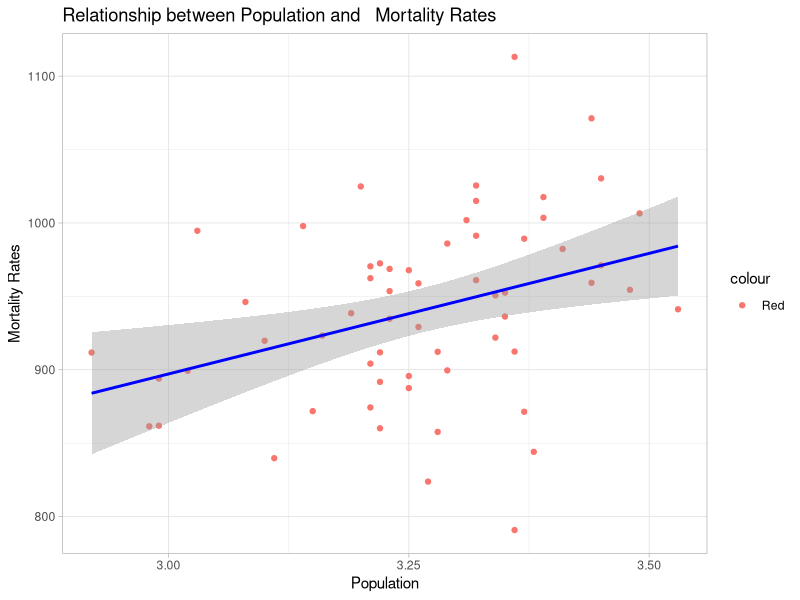
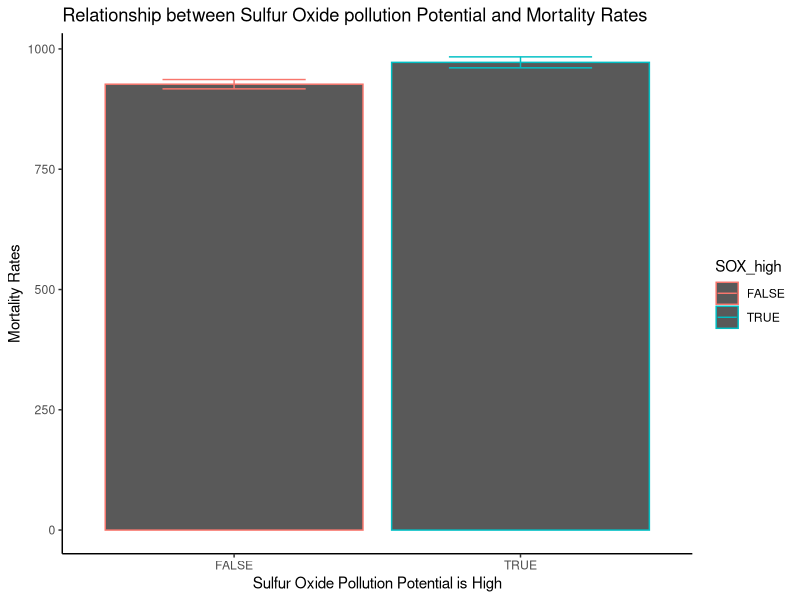
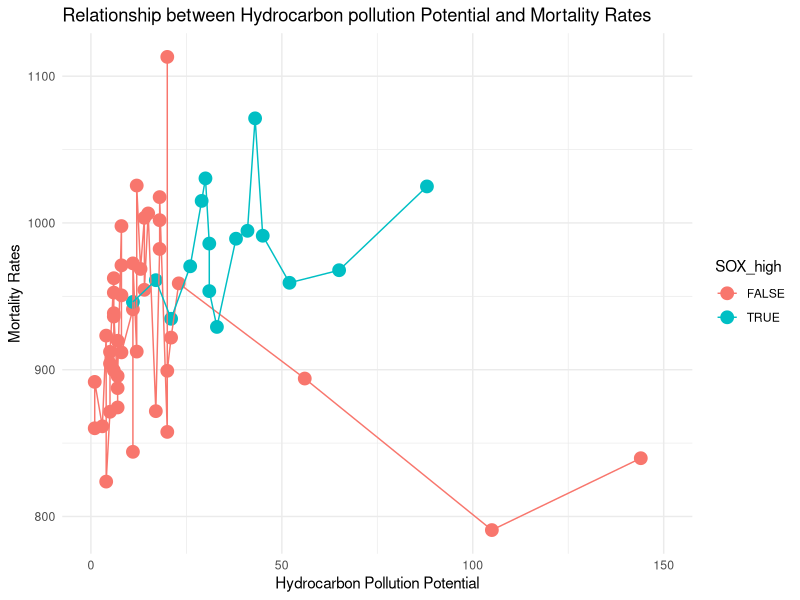

Source code (R) for these figures, in order:
## ---- chunk 1
knitr::opts_chunk$set(echo = TRUE, eval = TRUE, fig.align = "center", warning = F, message = F,
tidy=TRUE, tidy.opts=list(width.cutoff=60), R.options=list(max.print=100))
## ---- chunk 2
library(readr)
Air_Quality <- read_csv("Air_Quality.csv")
read_csv("Air_Quality.csv")

library(readr)
Dataset_2 <- read_csv("Dataset_2.csv")
read_csv("Dataset_2.csv")

## ---- chunk 3
library(dplyr)
library(tidyverse)
Dataset_3 <- Dataset_2 %>% pivot_longer(1:3, names_to = "category", 
    values_to = "count")
Dataset_4 <- Dataset_3 %>% group_by(category) %>% mutate(row = row_number()) %>% 
    tidyr::pivot_wider(names_from = "category", values_from = "count") %>% 
    select(-row)
Dataset_3
Dataset_4
## ---- chunk 4
Air_Quality %>% full_join(Dataset_2, by = "City #")
Fullset <- Air_Quality %>% full_join(Dataset_2, by = "City #")
## ---- chunk 5
#1
Fullset %>% filter(SOX>60) %>% summarize(mean(MORT))
Fullset %>% filter(SOX<60) %>% summarize(mean(MORT))
#2
Fullset %>% group_by(POPN) %>% summarize(NOX) %>% arrange(desc(NOX))
#3
Fullset %>% select( "Population in Millions" =POPN,"mortality Per 100,000 population"=MORT)
#4 
Fullset %>% mutate("Pop Adjusted Mortality"=(POPN/0.1)*MORT)
#5
Fullset %>% distinct(NOX) %>% summarize(sum(str_length(NOX)>2))

#6 (summary statistics -- first had to create new categorical variable)
Fullset_categorical <- Fullset %>% mutate(SOX_high = case_when(SOX>60~TRUE,SOX<60~FALSE))

MedAbsDev <- function(x) median(abs(x - median(x)))

Fullset_categorical %>% group_by(SOX_high) %>% summarize(mean(HC),median(HC), sd(HC), n(), n_distinct(HC), var(HC), min(HC), max(HC), quantile(HC), MedAbsDev(HC))

Fullset_categorical %>% group_by(SOX_high) %>% summarize(mean(NOX),median(NOX), sd(NOX), n(), n_distinct(NOX), var(NOX), min(NOX), max(NOX), quantile(NOX))

Fullset_categorical %>% summarize(mean(SOX),median(SOX), sd(SOX), n(), n_distinct(SOX), var(SOX), min(SOX), max(SOX), quantile(SOX))

Fullset_categorical %>% summarize(mean(POPN),median(POPN), sd(POPN), n(), n_distinct(POPN), var(POPN), min(POPN), max(POPN), quantile(POPN))

Fullset_categorical %>% summarize(mean(MORT),median(MORT), sd(MORT), n(), n_distinct(MORT), var(MORT), min(MORT), max(MORT), quantile(MORT))

MORT <-Fullset_categorical %>% summarize(mean(MORT),median(MORT), sd(MORT), n(), n_distinct(MORT), var(MORT), min(MORT), max(MORT), quantile(MORT))

MORT %>% knitr::kable()

##7 --> Using a custom function, I find there are no NAs present in this dataset
Fullset_categorical %>% summarize_all(function(x)sum(is.na(x)))
## ---- chunk 6
ggplot(Fullset_categorical, aes(POPN, MORT, color = "Red")) + 
    geom_point() + geom_smooth(method = "lm", color = "blue") + 
    scale_x_continuous(breaks = seq(2.5, 4, 0.25)) + ggtitle("Relationship between Population and   Mortality Rates") + 
    xlab("Population") + ylab("Mortality Rates") + theme_light()
## ---- chunk 7
ggplot(Fullset_categorical, aes(x = SOX_high, y = MORT, color = SOX_high)) + 
    geom_bar(stat = "summary") + geom_errorbar(stat = "summary", 
    width = 0.5) + scale_y_continuous(breaks = seq(0, 1000, 250)) + 
    ggtitle("Relationship between Sulfur Oxide pollution Potential and Mortality Rates") + 
    xlab("Sulfur Oxide Pollution Potential is High") + ylab("Mortality Rates") + 
    theme_classic()
## ---- chunk 8
ggplot(data = Fullset_categorical, aes(x = HC, y = MORT, color = SOX_high)) + 
    geom_point(size = 4) + geom_line(aes(group = SOX_high)) + 
    xlim(0, 150) + theme_minimal() + ggtitle("Relationship between Hydrocarbon pollution Potential and Mortality Rates") + 
    xlab("Hydrocarbon Pollution Potential") + ylab("Mortality Rates")
